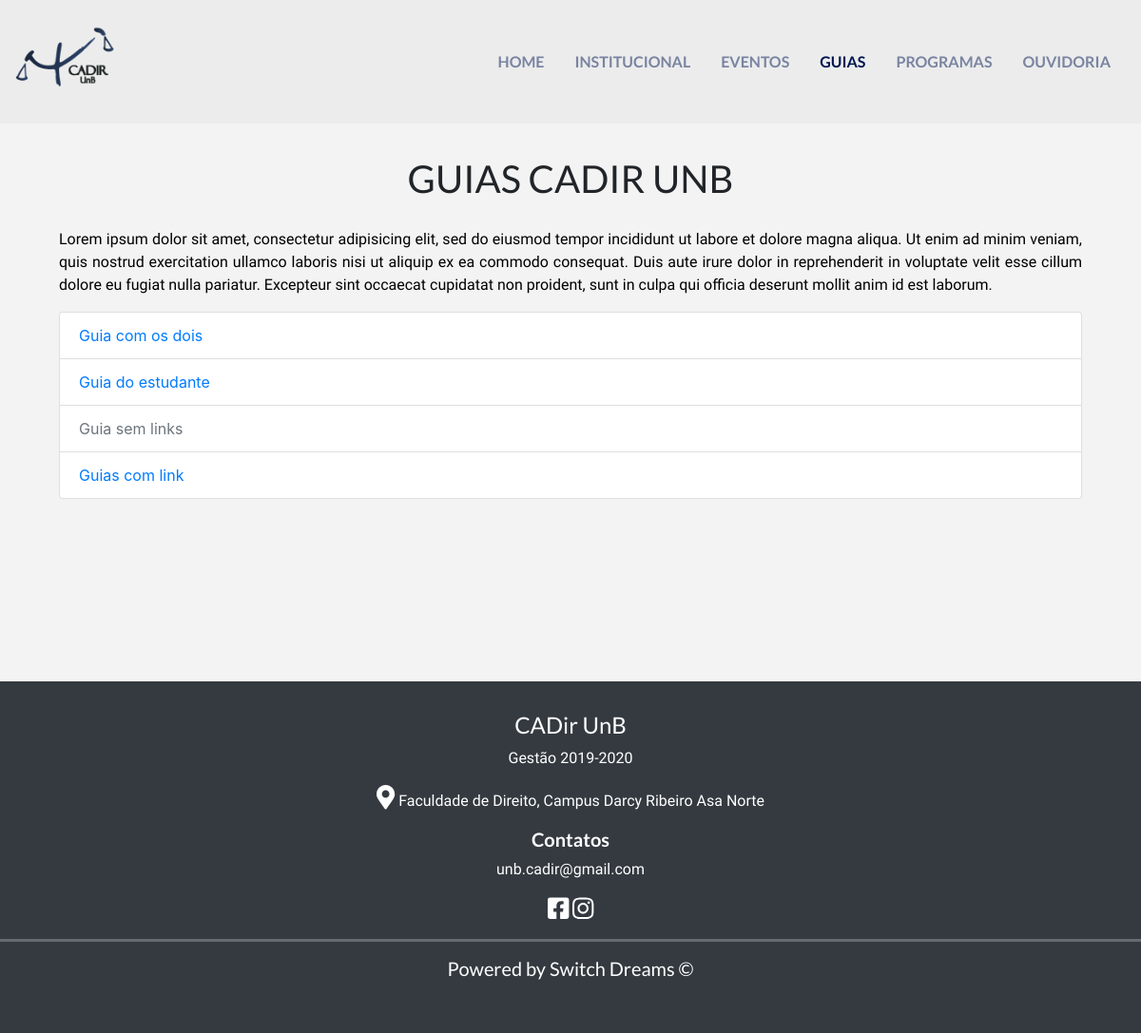
Screenshot of /guias/ with the database file from the repository.
### guias/models.py (models this page shows, shortened)
class Guia(models.Model):
    nome = models.CharField('Nome', max_length=60)
    link = models.URLField('Link', blank=True)
    file = models.FileField('Arquivo', upload_to='guias_pdf', blank=True)
    class Meta:
        verbose_name_plural = "Guias"
        verbose_name = "Guia"

### guias/views.py (the view)
# urls.py: path('', views.index, name='eventos_index'),
def index(request):
    template_name = 'guias_index.html'
    context = {
        "Guias": Guia.objects.order_by("nome")
    }
    return render(request, template_name, context)

### guias/templates/guias_index.html
{% extends 'base.html' %}
{% load static %}
{% block content %}
    <div class="container padding">
        <div class="jumbotron">
            <h1 class="text-center">Guias CADir UnB</h1>
            <p class="text-justify"> {% lorem %}</p>
            <div class="list-group">
                {% for guias in Guias %}
                    <a href="{% if guias.file %} {% get_media_prefix %}{{ guias.file }}
                                {% elif guias.link %} {{ guias.link }}
                                {% else %} # {% endif %}"
                       class="list-group-item list-group-item-action">
                        {% if guias.file or guias.link %}
                            <span class="text-primary"> {{ guias.nome }} </span>
                        {% else %}
                            <span class="text-muted"> {{ guias.nome }} </span>
                        {% endif %}
                    </a>
                {% endfor %}
            </div>
        </div>
    </div>
{% endblock %}

### static/css/main_page.css (style rules this page uses)
:root { --cadir-blue-faded: #3c5a8c; --cadir-blue: #001652; --bg-white: #f3f3f3; --bg-white-nav: #ececec; }
p { font-family: 'Roboto Condensed', sans-serif; color: black; }
h1, h2, h3, h4, h5, h6 { font-family: 'Lato', sans-serif; }
.padding { padding: 80px 0px; }

### static/css/programas.css (style rules this page uses)
:root { --cadir-blue-faded: #3c5a8c; --cadir-blue: #001652; --bg-white: #f3f3f3; --bg-white-nav : #ececec; }
h1 { padding: 20px 0; text-transform: uppercase; }
.jumbotron { background-color:var(--bg-white); }

### static/css/eventos.css (style rules this page uses)
:root { --cadir-blue-faded: #3c5a8c; --cadir-blue: #001652; --bg-white: #f3f3f3; --bg-white-nav: #ececec; }

### static/css/templates.css (style rules this page uses)
:root { --cadir-blue-faded: #0016527c; --cadir-blue: #001652; --bg-white: #f3f3f3; --bg-white-nav : #ececec; }
html, body { height: 100%; width: 100%; margin: 0; padding: 0; background-color: var(--bg-white); }
body { position: relative; }

### rows the page displays
Guia: nome "Guia com os dois"
Guia: nome "Guia do estudante"
Guia: nome "Guia sem links"
Guia: nome "Guias com link"
